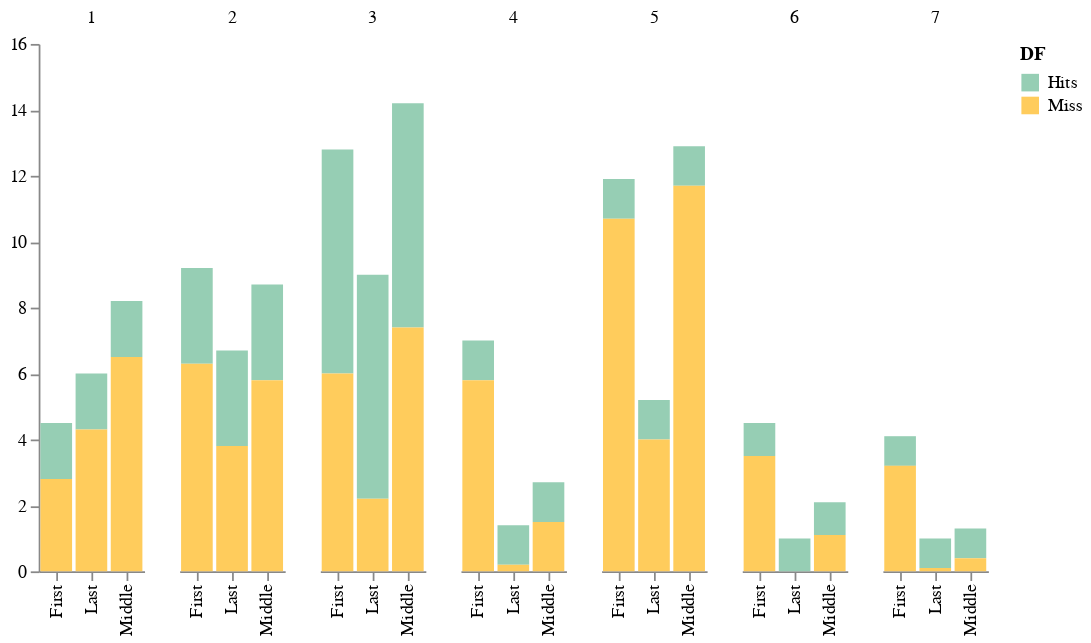

Notebook code cell kept with this figure:
### Code cell
# Hits and Misses per level 
analytics_data = pd.read_csv("/content/Analytics Form (Responses) - Form Responses 1 (1).csv")
analytics_data = analytics_data.iloc[1670:]
hits_and_misses_data = analytics_data[['Level','Hits','Misses']]
hits_and_misses_data = hits_and_misses_data[hits_and_misses_data.Level.isin(levels.keys())]
hits_and_misses_data['Level'] = hits_and_misses_data['Level'].apply(lambda x:levels[x])

hits_and_misses_data['hits_first'] = hits_and_misses_data['Hits'].apply(lambda x:int(x.split(" ")[0]))
hits_and_misses_data['hits_middle'] = hits_and_misses_data['Hits'].apply(lambda x:int(x.split(" ")[1]))
hits_and_misses_data['hits_last'] = hits_and_misses_data['Hits'].apply(lambda x:int(x.split(" ")[2]))

hits_and_misses_data['miss_first'] = hits_and_misses_data['Misses'].apply(lambda x:int(x.split(" ")[0]))
hits_and_misses_data['miss_middle'] = hits_and_misses_data['Misses'].apply(lambda x:int(x.split(" ")[1]))
hits_and_misses_data['miss_last'] = hits_and_misses_data['Misses'].apply(lambda x:int(x.split(" ")[2]))

hits_and_misses_data.drop(['Hits','Misses'],axis=1,inplace=True)

hits_and_misses_data = hits_and_misses_data.groupby(['Level']).agg({'hits_first':'mean','hits_middle':'mean','hits_last':'mean',
                                                                    'miss_first':'mean','miss_middle':'mean','miss_last':'mean'}).reset_index()

hits_and_misses_data['hits_first'] = hits_and_misses_data['hits_first'].apply(lambda x:round(x,1))
hits_and_misses_data['hits_middle'] = hits_and_misses_data['hits_middle'].apply(lambda x:round(x,1))
hits_and_misses_data['hits_last'] = hits_and_misses_data['hits_last'].apply(lambda x:round(x,1))
hits_and_misses_data['miss_first'] = hits_and_misses_data['miss_first'].apply(lambda x:round(x,1))
hits_and_misses_data['miss_middle'] = hits_and_misses_data['miss_middle'].apply(lambda x:round(x,1))
hits_and_misses_data['miss_last'] = hits_and_misses_data['miss_last'].apply(lambda x:round(x,1))

hits_and_misses_data
rows = []
for index,row in hits_and_misses_data.iterrows():
  level = row['Level']

  first_hit = row['hits_first']
  middle_hit = row['hits_middle']
  last_hit = row['hits_last']

  first_miss = row['miss_first']
  middle_miss = row['miss_middle']
  last_miss = row['miss_last']

  row1 = [level,"First",first_hit,"Hits"]
  row2 = [level,"Middle",first_hit,"Hits"]
  row3 = [level,"Last",first_hit,"Hits"]

  row4 = [level,"First",first_miss,"Miss"]
  row5 = [level,"Middle",middle_miss,"Miss"]
  row6 = [level,"Last",last_miss,"Miss"]

  rows.append(row1)
  rows.append(row2)
  rows.append(row3)
  rows.append(row4)
  rows.append(row5)
  rows.append(row6)

df = pd.DataFrame(rows,columns = ['c1','c2','values','DF'])
alt.Chart(df).mark_bar().encode(

    # tell Altair which field to group columns on
    x=alt.X('c2:N', title=None),

    # tell Altair which field to use as Y values and how to calculate
    y=alt.Y('sum(values):Q',
        axis=alt.Axis(
            grid=False,
            title=None)),

    # tell Altair which field to use to use as the set of columns to be  represented in each group
    column=alt.Column('c1:N', title=None),

    # tell Altair which field to use for color segmentation 
    color=alt.Color('DF:N',
            scale=alt.Scale(
                # make it look pretty with an enjoyable color pallet
                range=['#96ceb4', '#ffcc5c','#ff6f69'],
            ),
        ))\
    .configure_view(
        # remove grid lines around column clusters
        strokeOpacity=0    
    )#c1,c2,values,DF

### Figure 1 — Vega-Lite specification as saved in the notebook (floating-point values rounded to 4 significant figures)
{"config": {"view": {"continuousWidth": 400, "continuousHeight": 300, "strokeOpacity": 0}}, "data": {"name": "data-ad447f42831618ae0b0bd6865c814262"}, "mark": "bar", "encoding": {"color": {"field": "DF", "scale": {"range": ["#96ceb4", "#ffcc5c", "#ff6f69"]}, "type": "nominal"}, "column": {"field": "c1", "title": null, "type": "nominal"}, "x": {"field": "c2", "title": null, "type": "nominal"}, "y": {"aggregate": "sum", "axis": {"grid": false, "title": null}, "field": "values", "type": "quantitative"}}, "$schema": "https://vega.github.io/schema/vega-lite/v4.17.0.json", "datasets": {"data-ad447f42831618ae0b0bd6865c814262": [{"c1": 1.0, "c2": "First", "values": 1.7, "DF": "Hits"}, {"c1": 1.0, "c2": "Middle", "values": 1.7, "DF": "Hits"}, {"c1": 1.0, "c2": "Last", "values": 1.7, "DF": "Hits"}, {"c1": 1.0, "c2": "First", "values": 2.8, "DF": "Miss"}, {"c1": 1.0, "c2": "Middle", "values": 6.5, "DF": "Miss"}, {"c1": 1.0, "c2": "Last", "values": 4.3, "DF": "Miss"}, {"c1": 2.0, "c2": "First", "values": 2.9, "DF": "Hits"}, {"c1": 2.0, "c2": "Middle", "values": 2.9, "DF": "Hits"}, {"c1": 2.0, "c2": "Last", "values": 2.9, "DF": "Hits"}, {"c1": 2.0, "c2": "First", "values": 6.3, "DF": "Miss"}, {"c1": 2.0, "c2": "Middle", "values": 5.8, "DF": "Miss"}, {"c1": 2.0, "c2": "Last", "values": 3.8, "DF": "Miss"}, {"c1": 3.0, "c2": "First", "values": 6.8, "DF": "Hits"}, {"c1": 3.0, "c2": "Middle", "values": 6.8, "DF": "Hits"}, {"c1": 3.0, "c2": "Last", "values": 6.8, "DF": "Hits"}, {"c1": 3.0, "c2": "First", "values": 6.0, "DF": "Miss"}, {"c1": 3.0, "c2": "Middle", "values": 7.4, "DF": "Miss"}, {"c1": 3.0, "c2": "Last", "values": 2.2, "DF": "Miss"}, {"c1": 4.0, "c2": "First", "values": 1.2, "DF": "Hits"}, {"c1": 4.0, "c2": "Middle", "values": 1.2, "DF": "Hits"}, {"c1": 4.0, "c2": "Last", "values": 1.2, "DF": "Hits"}, {"c1": 4.0, "c2": "First", "values": 5.8, "DF": "Miss"}, {"c1": 4.0, "c2": "Middle", "values": 1.5, "DF": "Miss"}, {"c1": 4.0, "c2": "Last", "values": 0.2, "DF": "Miss"}, {"c1": 5.0, "c2": "First", "values": 1.2, "DF": "Hits"}, {"c1": 5.0, "c2": "Middle", "values": 1.2, "DF": "Hits"}, {"c1": 5.0, "c2": "Last", "values": 1.2, "DF": "Hits"}, {"c1": 5.0, "c2": "First", "values": 10.7, "DF": "Miss"}, {"c1": 5.0, "c2": "Middle", "values": 11.7, "DF": "Miss"}, {"c1": 5.0, "c2": "Last", "values": 4.0, "DF": "Miss"}, {"c1": 6.0, "c2": "First", "values": 1.0, "DF": "Hits"}, {"c1": 6.0, "c2": "Middle", "values": 1.0, "DF": "Hits"}, {"c1": 6.0, "c2": "Last", "values": 1.0, "DF": "Hits"}, {"c1": 6.0, "c2": "First", "values": 3.5, "DF": "Miss"}, {"c1": 6.0, "c2": "Middle", "values": 1.1, "DF": "Miss"}, {"c1": 6.0, "c2": "Last", "values": 0.0, "DF": "Miss"}, {"c1": 7.0, "c2": "First", "values": 0.9, "DF": "Hits"}, {"c1": 7.0, "c2": "Middle", "values": 0.9, "DF": "Hits"}, {"c1": 7.0, "c2": "Last", "values": 0.9, "DF": "Hits"}, {"c1": 7.0, "c2": "First", "values": 3.2, "DF": "Miss"}, {"c1": 7.0, "c2": "Middle", "values": 0.4, "DF": "Miss"}, {"c1": 7.0, "c2": "Last", "values": 0.1, "DF": "Miss"}]}}
